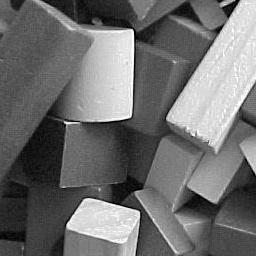
%> input picture CKC1/blocks.jpg, 256 x 256 px
$ octave test10212.m   (GNU Octave 9; MATLAB toolbox functions it lacks are replaced by stand-ins)
%> lines starting %> are read from the running program, lines starting %| are printed output that depends on the picture
clear
clc
fn=input("File Name= ");
%> the answer given: 'blocks.jpg'
w=imread(fn);
%> w is the input picture: size 256x256 uint8; min 0, max 255, mean 110.3
x=[0 1 2 0 1 2 0 1]/3;
y=[2 2 2 1 1 1 0 0]/3;
for i=1:8
  subplot('position',[x(i), y(i), 0.3, 0.3]);
  imshow(bitget(w,i));
 end
%> this loop made 8 passes
%> pass 1, `imshow(bitget(w,i));`:
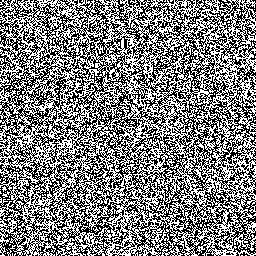
%> displayed picture: size 256x256 logical; 49.8% white in thin lines or dots
%> pass 2, `imshow(bitget(w,i));`:
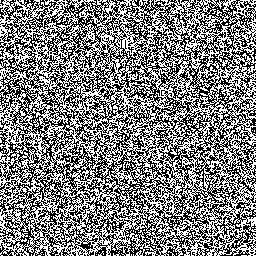
%> displayed picture: size 256x256 logical; 50% white in thin lines or dots
%> after the loop:
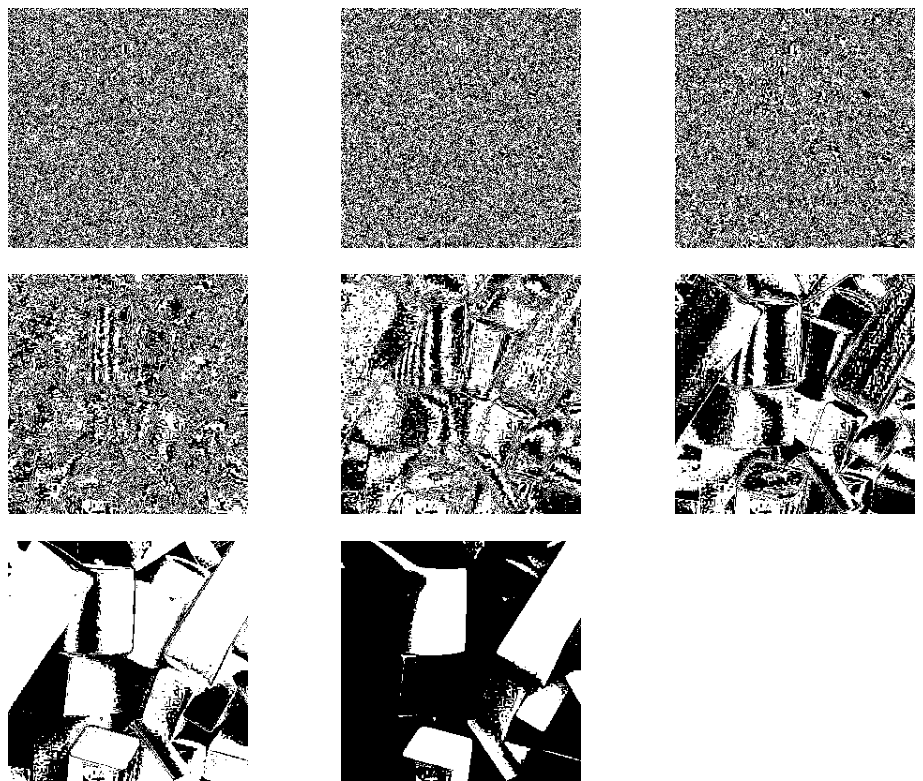
%> figure redrawn from the program's plot data, 8 panels

$ run again, on CKC1/abc.png
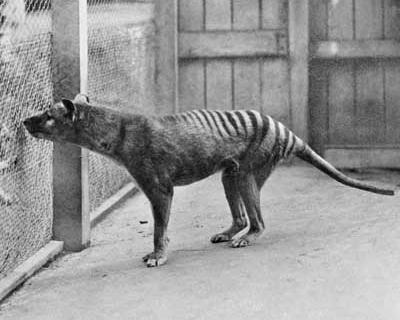
%> input picture CKC1/abc.png, 400 x 320 px
%> w is the input picture: size 320x400 uint8; min 0, max 255, mean 150.8
%> the loop `for i=1:8` made 8 passes
%> pass 1, `imshow(bitget(w,i));`:
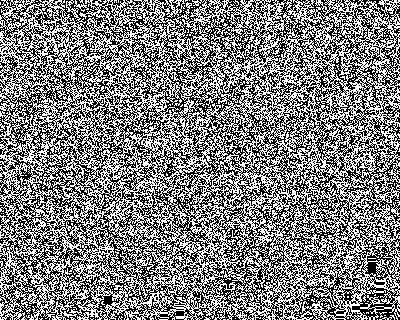
%> displayed picture: size 320x400 logical; 49.8% white in thin lines or dots
%> pass 2, `imshow(bitget(w,i));`:
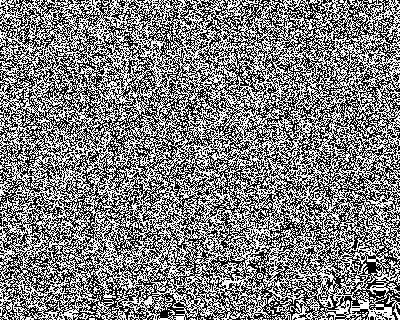
%> displayed picture: size 320x400 logical; 50% white; black in thin lines or dots

$ run again, on CKC1/backyard.png
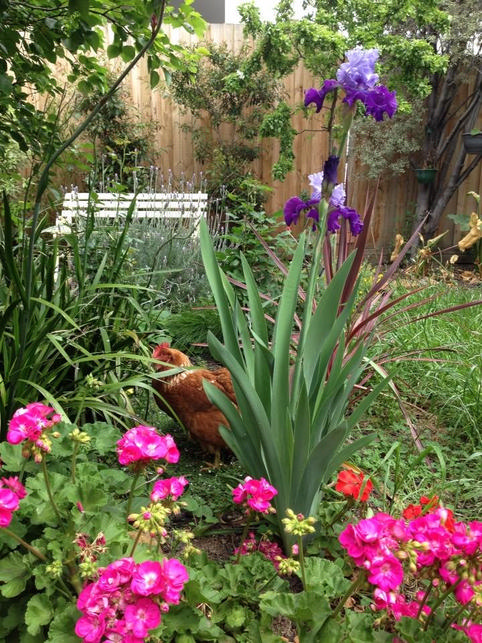
%> input picture CKC1/backyard.png, 482 x 643 px
%> w is the input picture: size 643x482x3 uint8; mean R, G, B 109.2, 105.1, 75
%> the loop `for i=1:8` made 8 passes
%> pass 1, `imshow(bitget(w,i));`:
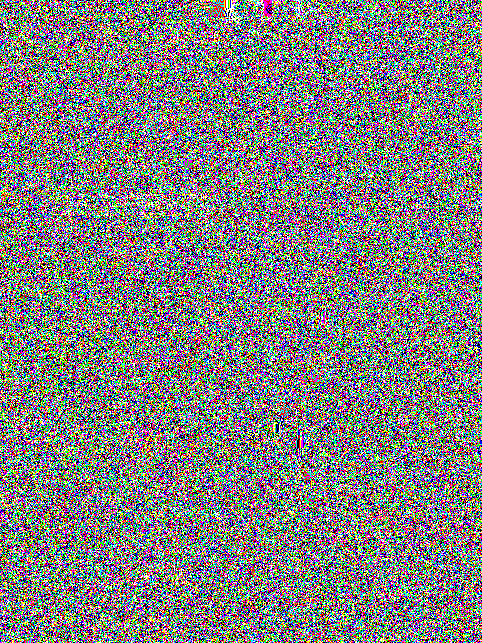
%> displayed picture: size 643x482x3 logical; mean R, G, B 0.504, 0.503, 0.497
%> pass 2, `imshow(bitget(w,i));`:
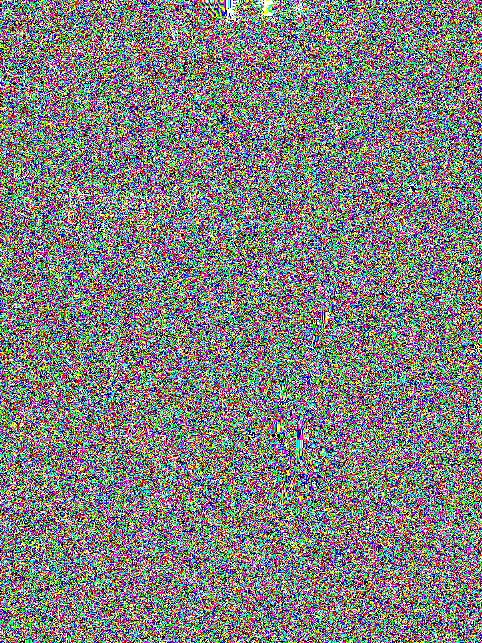
%> displayed picture: size 643x482x3 logical; mean R, G, B 0.505, 0.501, 0.495
